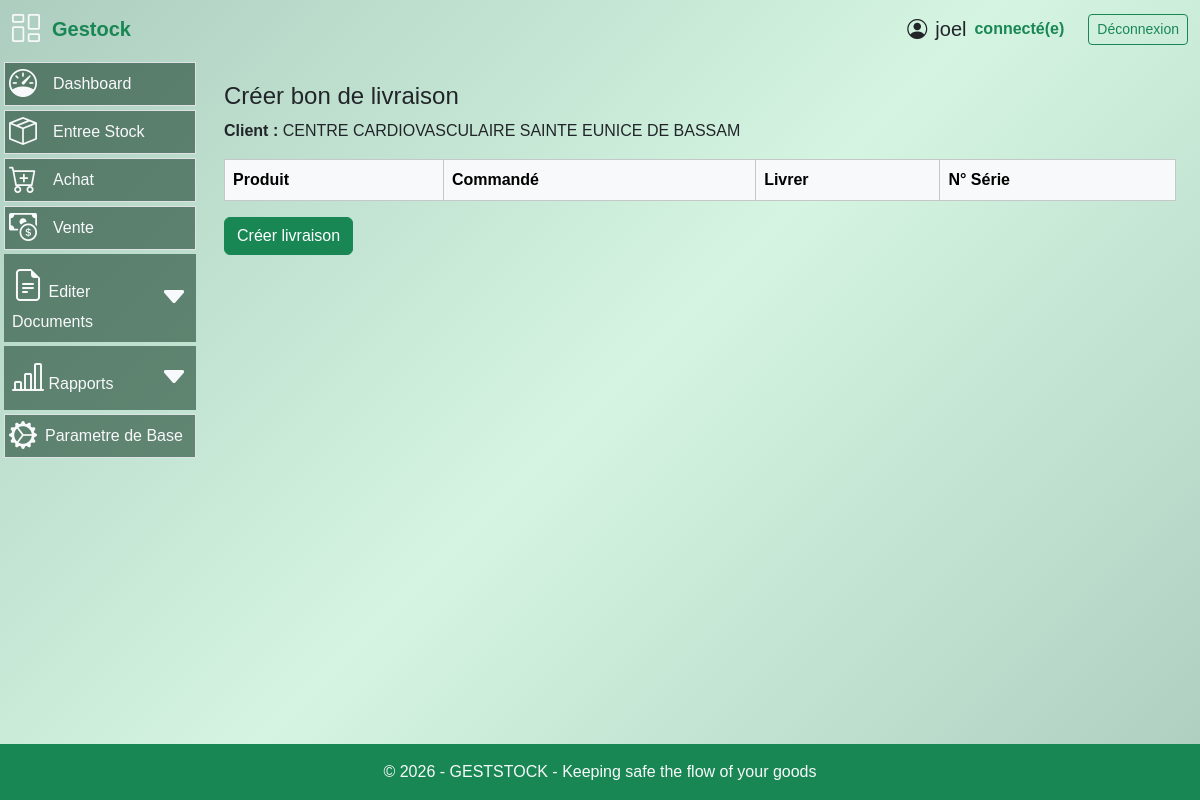
Screenshot of /bon-livraison/nouveau/1 (signed in) with the database file from the repository.
### models.py (models this page shows, shortened)
class User(UserMixin, db.Model):
  id = db.Column(db.Integer, primary_key=True)
  username = db.Column(db.String(64), index=True, nullable=False)
  email = db.Column(db.String(120), unique=True, nullable=False)
  password_hash = db.Column(db.String(256))
  role = db.Column(db.String(20), nullable=False, default='operateur')
  joined_at = db.Column(db.DateTime(), default = datetime.utcnow, index = True)
  must_change_password = db.Column(db.Boolean, default=False)
  __table_args__ = (
      db.UniqueConstraint('email', name='uq_user_email'),
  )

class Client(db.Model):
    __tablename__ = "client"
    id = db.Column(db.Integer, primary_key=True)
    nom_client = db.Column(db.String(100), nullable=False)
    telephone = db.Column(db.String(30))
    adresse = db.Column(db.String(255), nullable=False)
    attn = db.Column(db.String(255))
    bons_commande = db.relationship(
        "BonCommande",
        back_populates="client",
        cascade="all, delete-orphan"
    )
    bons_livraison = db.relationship(
        "BonLivraison",
        back_populates="client"
    )

### routes.py (the view)
@app.route("/bon-livraison/nouveau/<int:commande_id>")
@login_required
def nouveau_bon_livraison(commande_id):
    commande = BonCommande.query.get_or_404(commande_id)
    return render_template(
        "bon_livraison_nouveau.html",
        commande=commande
    )

### templates/bon_livraison_nouveau.html (shortened to what this page needs)
{% extends "base.html" %}
{% block content %}
<div class="container mt-4">
<h4>Créer bon de livraison</h4>
<form method="POST" action="{{ url_for('create_bon_livraison') }}">
<p>
<strong>Client :</strong>
{{ commande.client.nom_client }}
</p>
<table class="table table-bordered">
<thead class="table-light">
<tr>
<th>Produit</th>
<th>Commandé</th>
<th>Livrer</th>
<th>N° Série</th>
</tr>
</thead>
</table>
<button class="btn btn-success">
Créer livraison
</button>
</form>
</div>
{% endblock %}

### templates/base.html (shortened to what this page needs)
<!DOCTYPE html>
<html lang="fr">
<head>
    <link rel="stylesheet" href="/static/style/styles.css">
    <link rel="stylesheet" href="{{ url_for('static', filename='css/bootstrap.min.css') }}">
    <link rel="stylesheet" href="{{ url_for('static', filename='style/styles.css') }}">
    <link rel="stylesheet" href="https://cdn.jsdelivr.net/npm/bootstrap-icons@1.11.3/font/bootstrap-icons.css">
</head>
<body class="d-flex flex-column min-vh-100 bg-gradient-success">
    <header class="container-fluid py-2">
        <div class="row align-items-between">
            <div class="col-2 gap-2 d-flex align-items-center">
                    <i class="bi bi-columns-gap text-light fs-3"></i>
                <span class="fs-5 px-1 fw-semibold text-success">
                    Gestock
                </span>
            </div>
            <div class="col-10 d-flex gap-4 justify-content-end align-items-center">
                {% if current_user.is_authenticated %}
                    <div class="d-flex justify-content-end align-items-center ">
                        <span class="fs-5 d-flex justify-content-end mx-2 align-items-center">
                            <i class="bi bi-person-circle fs-5 mx-2"></i>
                            {{ current_user.username }}
                        </span>
                        <span class="fs-6 fw-semibold text-success">connecté(e)</span>
                    </div>
                    <div>
                        <a href="{{ url_for('logout') }}" class="btn btn-sm btn-outline-success">
                            Déconnexion
                        </a>
                    </div>
                {% endif %}
            </div>
        </div>
    </header>
    <main class="container-fluid flex-fill">
            <div class="row">
                {% if current_user.is_authenticated %}
                {% if request.path.startswith('/gestion_materiel') %}
                <nav class="col-3 col-md-2 p-1">
                            {% set active_pages = ['paiement', 'produit', 'client', 'dashboard', 'transaction', 'facture', 'stock', 'user'] %}
                        <ul class="nav flex-column gap-1">
                            {% if current_user.role in ["superadmin","admin","operateur","finance"] %}
                            <li class="nav-item bg-nav border">
                                <a class="nav-link text-light d-flex align-items-center justify-content-between px-2"
                                data-bs-toggle="collapse"
                                href="#menuParam"
                                role="button"
                                aria-expanded="false">
                                    <div>
                                        <i class="bi bi-folder-fill fs-4 me-2"></i>
                                        Gestion des Paramètres
                                    </div>
                                    <i class="bi bi-caret-down-fill fs-3"></i>
                                </a>
                                <div class="collapse {% if is_active('client')
                                                        or is_active('fournisseur')
                                                        or is_active('produit')
                                                        or is_active('magasin')
                                                        or is_active('liste_vendeurs') %}show{% endif %}"
                                    id="menuParam">
                                    <ul class="nav flex-column">
                                        {% if current_user.role in ["superadmin","admin","operateur"] %}
                                        <li class="nav-item border-2 border-top">
                                            <a class="nav-link text-light {% if is_active('fournisseur') %}bg-nav2{% endif %}"
                                            href="{{ url_for('fournisseur') }}">
                                                Gestion Fournisseurs
                                            </a>
                                        </li>
                                        <li class="nav-item border-2 border-top">
                                            <a class="nav-link text-light {% if is_active('produit') %}bg-nav2{% endif %}"
                                            href="{{ url_for('produit') }}">
                                            Gestion Produits
                                        </a>
                                    </li>
                                    <li class="nav-item border-2 border-top">
                                        <a class="nav-link text-light {% if is_active('magasin') %}bg-nav2{% endif %}"
                                            href="{{ url_for('magasin') }}">
                                            Gestion Magasins
                                        </a>
                                    </li>
                                    {% endif %}
                                    {% if current_user.role in ["superadmin","admin","finance","operateur"] %}
                                    <li class="nav-item border-2 border-top">
                                        <a class="nav-link text-light {% if is_active('client') %}bg-nav2{% endif %}"
                                        href="{{ url_for('client') }}">
                                            Gestion Clients
                                        </a>
                                    </li>
                                    {% endif %}
                                    {% if current_user.role in ["superadmin","admin","finance"] %}
                                        <li class="nav-item border-2 border-top">
                                            <a class="nav-link text-light {% if is_active('liste_vendeurs') %}bg-nav2{% endif %}"
                                            href="{{ url_for('liste_vendeurs') }}">
                                                Gestion Vendeurs
                                            </a>
                                        </li>
                                        {% endif %}
                                    </ul>
                                </div>
                            </li>
                            {% endif %}
                            {% if current_user.role in ["admin","superadmin","finance","operateur"] %}
                            <li class="{{ 'bg-nav2' if is_active('compagnie') else '' }} nav-item bg-nav-hover bg-nav px-1 border d-flex flex-fill justify-content-start align-items-center">
                                <i class="bi bi-building fs-3 text-light"></i>
                                <a class="nav-link text-light" href="{{url_for('compagnie')}}">Ma Compagnie</a>
                            </li>
                            {% endif %}
                            {% if current_user.role in ["admin","superadmin"] %}
                            <li class="{{ 'bg-nav2' if is_active('user') else '' }} nav-item bg-nav-hover bg-nav px-1 border d-flex flex-fill justify-content-start align-items-center">
                                <i class="bi bi-people fs-3 text-light"></i>
                                <a class="nav-link text-light" href="{{url_for('user')}}">Gestion Utilisateurs</a>
                            </li>
                            {% endif %}
                            {% if current_user.role in ["superadmin","admin","operateur","finance"] %}
                            <li class="nav-item bg-nav-hover bg-nav px-1 border d-flex flex-fill justify-content-start align-items-center">
                                <i class="bi bi-arrow-left-square-fill text-light fs-3"></i>
                                {% if current_user.role in ["admin","superadmin"] %}
                                    <a class="nav-link text-light"  href="{{url_for('dashboard')}}">Retour</a>
                                {% elif current_user.role == "finance" %}
                                    <a class="nav-link text-light"  href="{{url_for('nouvelle_vente')}}">Retour</a>
                                {% else %}
                                    <a class="nav-link text-light"  href="{{url_for('nouveau_achat')}}">Retour</a>
                                {% endif %}
                            </li>
                            {% endif %}
                        </ul>
                    </nav>
                    {% else %}
                    <nav class="col-3 col-md-2 p-1">
                        <ul class="nav flex-column gap-1">
                            {% if current_user.role in ["admin","superadmin"] %}
                            <li class=" {{ 'bg-nav2' if is_active('dashboard') else '' }} nav-item bg-nav-hover bg-nav px-1 border d-flex flex-fill justify-content-start align-items-center">
                                <i class="bi bi-speedometer text-light fs-3"></i>
                                <a class="nav-link active text-light" href="{{ url_for('dashboard') }}">Dashboard</a>
                            </li>
                            {% endif %}
                            {% if current_user.role in ["admin","superadmin"] %}
                            <li class=" {{ 'bg-nav2' if is_active('etat_stock') else '' }} nav-item bg-nav-hover bg-nav px-1 border d-flex flex-fill justify-content-start align-items-center">
                                <i class="bi bi-box-seam text-light fs-3"></i>
                                <a class="nav-link text-light" href="{{url_for('etat_stock')}}">Entree Stock</a>
                            </li>
                            {% endif %}
                            {% if current_user.role in ["admin","superadmin","operateur"] %}
                            <li class="{{ 'bg-nav2' if is_active('nouvelle_achat') else '' }} nav-item bg-nav-hover bg-nav px-1 border d-flex flex-fill justify-content-start align-items-center">
                                <i class="bi bi-cart-plus text-light fs-3"></i>
                                <a class="nav-link text-light" href="{{url_for('nouveau_achat')}}">Achat</a>
                            </li>
                            {% endif %}
                            {% if current_user.role in ["admin","superadmin","finance"] %}
                            <li class="{{ 'bg-nav2' if is_active('nouvelle_vente') else '' }} nav-item bg-nav-hover bg-nav px-1 border d-flex flex-fill justify-content-start align-items-center">
                                <i class="bi bi-cash-coin text-light fs-3"></i>
                                <a class="nav-link text-light" href="{{url_for('nouvelle_vente')}}">Vente</a>
                            </li>
                            {% endif %}
                            <li class="nav-item bg-nav">
                                <a class="nav-link text-light d-flex align-items-center justify-content-between px-2"
                                data-bs-toggle="collapse"
                                href="#menuBonLivraison"
                                role="button"
                                aria-expanded="false">
                                    <div class="">
                                        <i class="bi bi-file-earmark-text fs-2"></i>
                                        Editer Documents
                                    </div>
                                    <i class="bi bi-caret-down-fill fs-3"></i>
                                </a>
                            </li>
                            {% if current_user.role in ["admin","superadmin","finance"] %}
                            <li class="nav-item bg-nav">
                                <a class="nav-link text-light d-flex align-items-center justify-content-between px-2"
                                data-bs-toggle="collapse"
                                href="#menuRapports"
                                role="button"
                                aria-expanded="false">
                                    <div class="">
                                        <i class="bi bi-bar-chart-line fs-2"></i>
                                        Rapports
                                    </div>
                                    <i class="bi bi-caret-down-fill fs-3"></i>
                                </a>
                            </li>
                                </ul>
                            {% endif %}
                            {% if current_user.role in ["admin","operateur","superadmin","finance"] %}
                            <li class="nav-item bg-nav-hover bg-nav px-1 border d-flex gap-2 flex-fill justify-content-start mt-1 align-items-center">
                                <i class="bi bi-gear-wide-connected text-light fs-3"></i>
                                {% if current_user.role in ["admin","operateur","superadmin"] %}
                                    <a class="nav-link text-light" href="{{url_for('fournisseur')}}">Parametre de Base</a>
                                {% else %}
                                    <a class="nav-link text-light" href="{{url_for('client')}}">Parametre de Base</a>
                                {% endif %}
                            </li>
                            {% endif %}
                    </nav>
                    {% endif %}
                 {% endif %}
                  <section class="{% if current_user.is_authenticated %}col-9 col-md-10{% else %}col-12{% endif %}">
                     {% block content %}{% endblock %}
                  </section>
             </div>
    </main>
    <footer class="bg-success text-light text-center py-3 mt-auto">
        <p class="mb-0">© 2026 - GESTSTOCK - Keeping safe the flow of your goods </p>
    </footer>
</body>
</html>

### rows the page displays
User: username "joel"
Client: client.nom_client "CENTRE CARDIOVASCULAIRE SAINTE EUNICE DE BASSAM"
